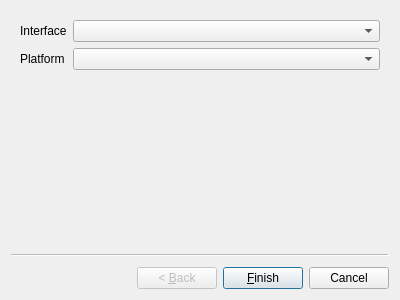
<?xml version="1.0" encoding="UTF-8"?>
<ui version="4.0">
    <class>DownloadDialog</class>
    <widget class="QWizard" name="DownloadDialog">
        <property name="geometry">
            <rect>
                <x>0</x>
                <y>0</y>
                <width>400</width>
                <height>300</height>
            </rect>
        </property>
        <property name="windowTitle">
            <string>Download Calibration</string>
        </property>
        <widget class="QWizardPage" name="wizardPage1">
            <layout class="QFormLayout" name="formLayout">
                <item row="0" column="1">
                    <widget class="QComboBox" name="comboInterfaces"/>
                </item>
                <item row="0" column="0">
                    <widget class="QLabel" name="label">
                        <property name="text">
                            <string>Interface</string>
                        </property>
                    </widget>
                </item>
                <item row="1" column="0">
                    <widget class="QLabel" name="label_2">
                        <property name="text">
                            <string>Platform</string>
                        </property>
                    </widget>
                </item>
                <item row="1" column="1">
                    <widget class="QComboBox" name="comboPlatform"/>
                </item>
            </layout>
        </widget>
    </widget>
    <resources/>
    <connections/>
</ui>
